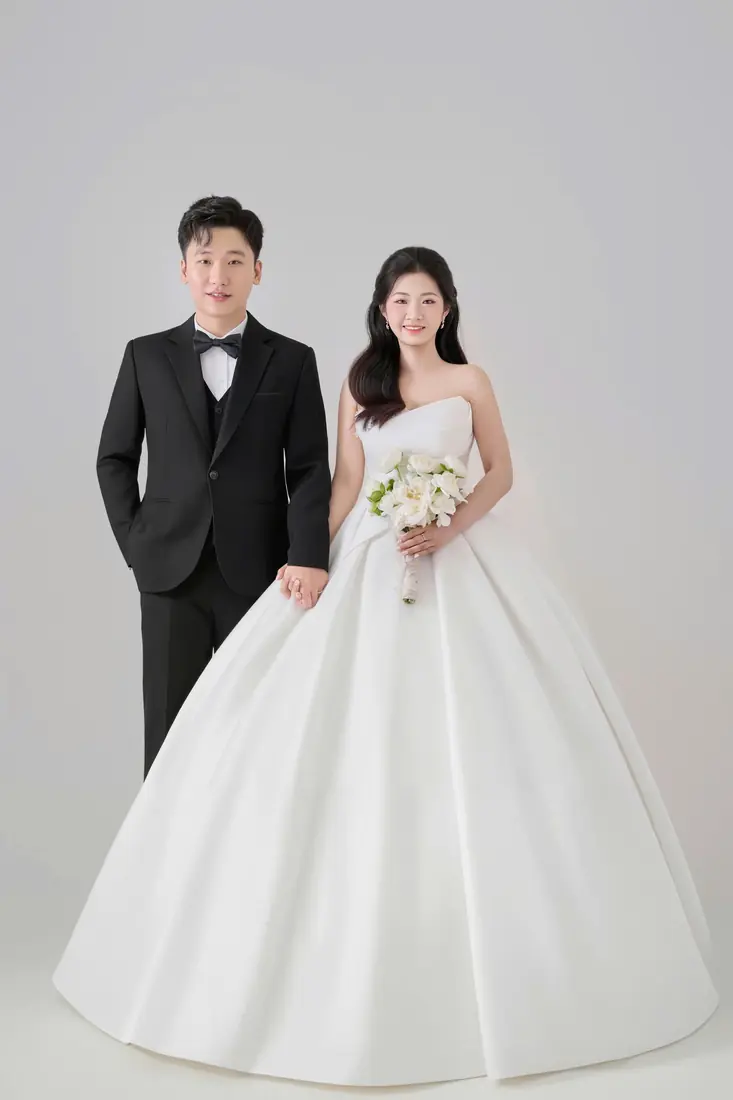
#> input picture assets/img/album-02.webp, 733 x 1100 px
$ python make_couple_spread.py
#> lines starting #> are read from the running program, lines starting #| are printed output that depends on the picture
"""Ghép ảnh chú rể + cô dâu thành 1 trang ngang (2000x1400), kiểu "Chú rể & Cô dâu".

- Nền giấy ngà có hạt nhẹ
- 2 ảnh trong khung vòm (giống ảnh bìa thiệp) + viền vàng mảnh bao ngoài
- Nhãn CHÚ RỂ / CÔ DÂU phía trên, tên viết tay (Great Vibes) phía dưới
- Trái tim "ღ" ở giữa (cùng ký tự trái tim dùng trên thiệp), ngày cưới dưới cùng

Chạy: python make_couple_spread.py
"""
import os
from PIL import Image, ImageDraw, ImageFont, ImageFilter

ROOT = os.path.dirname(os.path.abspath(__file__))
IMG = os.path.join(ROOT, "assets", "img")
SCRIPT_FONT = os.path.join(ROOT, "tools", "fonts", "GreatVibes-Regular.ttf")
SERIF_FONT = r"C:\Windows\Fonts\cambria.ttc"
HEART_FONT = r"C:\Windows\Fonts\sylfaen.ttf"  # ღ trong Sylfaen giống trái tim trên thiệp
HEART = "ღ"

GROOM_PHOTO, BRIDE_PHOTO = "album-02.webp", "album-03.webp"
OUT = "pic-ngang.webp"
GROOM_LABEL, BRIDE_LABEL = "CHÚ RỂ", "CÔ DÂU"
GROOM_NAME, BRIDE_NAME = "Lê Đức Thành", "Huỳnh Thị Ly Ly"
DATE = "16 · 11 · 2026"

W, H = 2000, 1400
PAPER = (247, 242, 235)
RED = (128, 0, 32)
GOLD = (196, 164, 112)
GREY = (120, 112, 106)

ARCH_W, ARCH_H, ARCH_TOP = 690, 980, 150
LEFT_X, RIGHT_X = 175, W - 175 - ARCH_W


def paper():
    noise = Image.effect_noise((W, H), 14).filter(ImageFilter.GaussianBlur(0.7))
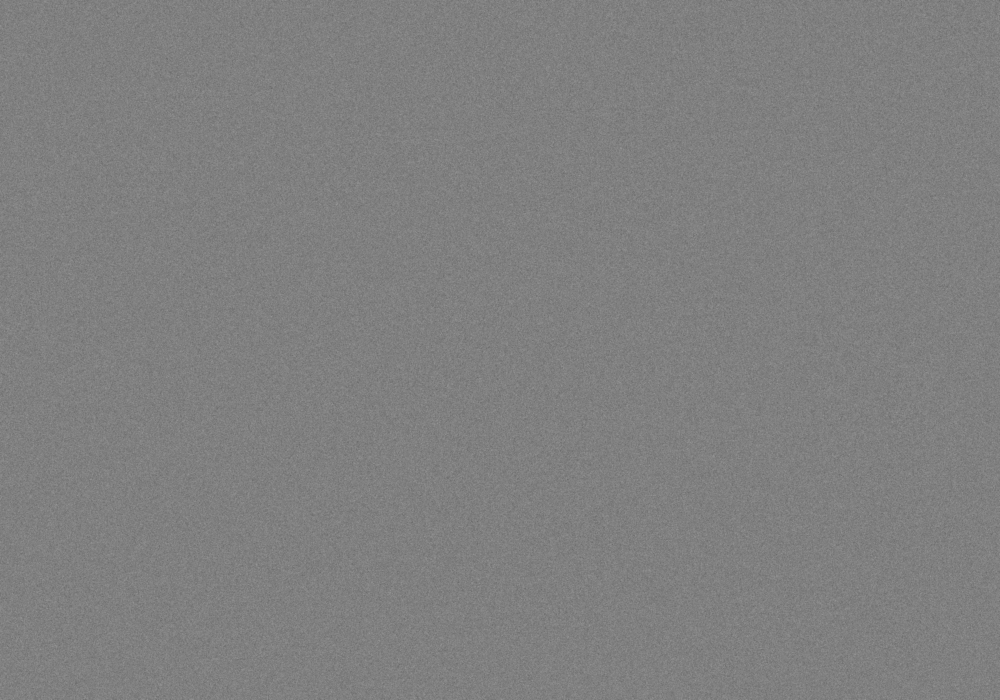
#> noise: PIL image 2000x1400 L (shown at 1/2 size); min 96, max 159, mean 127.5
    base = Image.new("RGB", (W, H), PAPER)
    darker = Image.new("RGB", (W, H), tuple(c - 7 for c in PAPER))
    return Image.composite(darker, base, noise.point(lambda v: int(max(0, v - 128) * 0.7)))


def arch_mask(w, h, ss=4):
    """Vòm: đỉnh nửa hình tròn, đáy bo nhẹ."""
#> called with w = 690, h = 980, ss = 4
    m = Image.new("L", (w * ss, h * ss), 0)
#> m: PIL image 2760x3920 L; every value is 0
    d = ImageDraw.Draw(m)
    r = w * ss // 2
    d.rounded_rectangle((0, r, w * ss - 1, h * ss - 1), radius=28 * ss, fill=255)
    d.rectangle((0, r, w * ss - 1, r + 60 * ss), fill=255)
    d.ellipse((0, 0, w * ss - 1, 2 * r), fill=255)
    return m.resize((w, h), Image.LANCZOS)
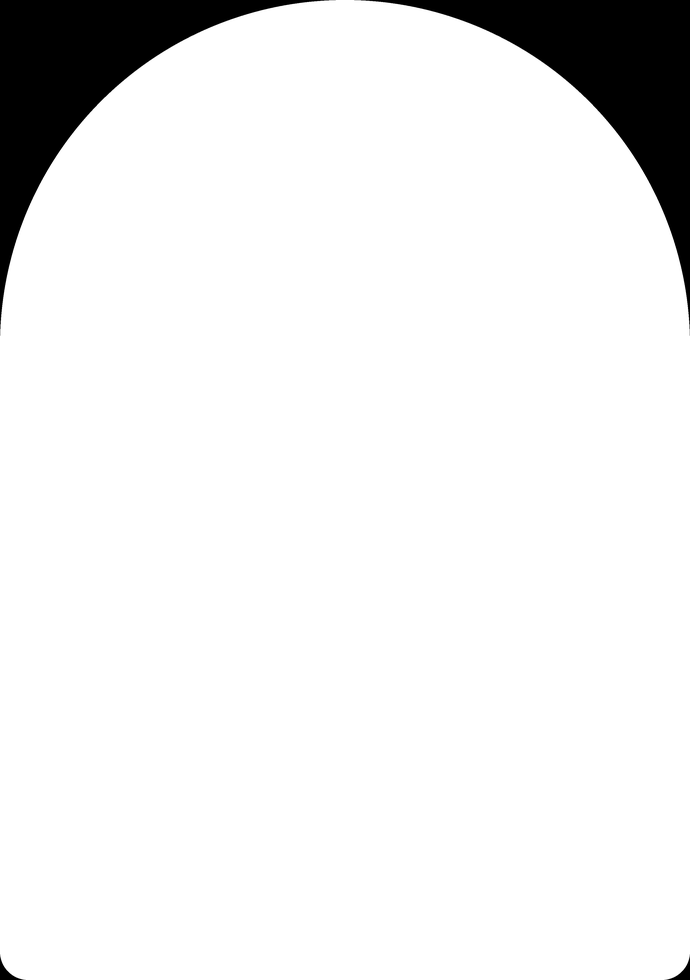
#> returned value: PIL image 690x980 L; min 0, max 255, mean 235.6


def arch_outline(page, x, y, w, h, pad, color, width):
    ss = 4
    W2, H2 = (w + 2 * pad) * ss, (h + 2 * pad) * ss
    m = Image.new("L", (W2, H2), 0)
    d = ImageDraw.Draw(m)
    r = W2 // 2
    d.arc((0, 0, W2 - 1, 2 * r), 180, 360, fill=255, width=width * ss)
    d.line((0, r, 0, H2), fill=255, width=width * ss)
    d.line((W2 - 1, r, W2 - 1, H2), fill=255, width=width * ss)
    m = m.resize((w + 2 * pad, h + 2 * pad), Image.LANCZOS)
    page.paste(Image.new("RGB", m.size, color), (x - pad, y - pad), m)


def cover(img, w, h, focus_y):
    s = max(w / img.width, h / img.height)
    r = img.resize((round(img.width * s), round(img.height * s)), Image.LANCZOS)
    x = (r.width - w) // 2
    y = round((r.height - h) * focus_y)
    return r.crop((x, y, x + w, y + h))


def spaced(d, cx, y, text, f, fill, sp):
    ws = [d.textlength(c, font=f) for c in text]
    x = cx - (sum(ws) + sp * (len(text) - 1)) / 2
    for c, w in zip(text, ws):
        d.text((x, y), c, font=f, fill=fill)
        x += w + sp


def centered(d, cx, y, text, f, fill):
    d.text((cx - d.textlength(text, font=f) / 2, y), text, font=f, fill=fill)


def main():
    page = paper()
    mask = arch_mask(ARCH_W, ARCH_H)

    for x, photo, focus in ((LEFT_X, GROOM_PHOTO, 0.35), (RIGHT_X, BRIDE_PHOTO, 0.25)):
        img = Image.open(os.path.join(IMG, photo)).convert("RGB")
#> img is the input picture: PIL image 733x1100 RGB; mean R, G, B 187.7, 185.9, 184.7
        # bóng đổ mềm phía sau khung
        sh = Image.new("L", (W, H), 0)
#> sh: PIL image 2000x1400 L; every value is 0
        sh.paste(mask, (x + 6, ARCH_TOP + 14))
        sh = sh.filter(ImageFilter.GaussianBlur(18)).point(lambda v: int(v * 0.22))
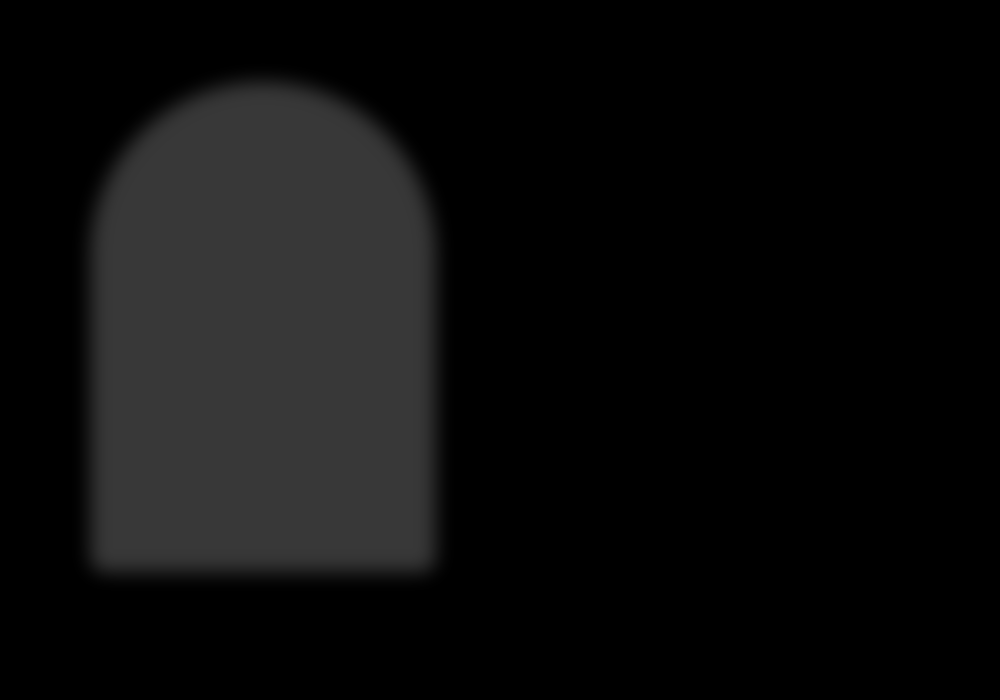
#> sh: PIL image 2000x1400 L (shown at 1/2 size); min 0, max 56, mean 12.4
        page = Image.composite(Image.new("RGB", (W, H), (90, 70, 60)), page, sh)
        page.paste(cover(img, ARCH_W, ARCH_H, focus), (x, ARCH_TOP), mask)
#> in cover, `return r.crop((x, y, x + w, y + h))`:
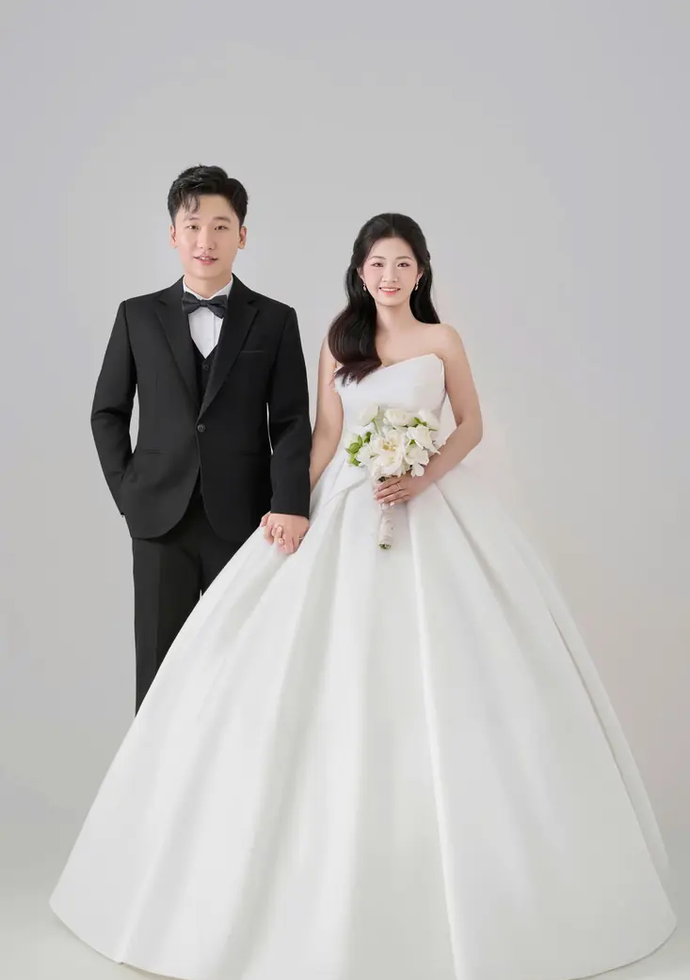
#> returned value: PIL image 690x980 RGB; mean R, G, B 187, 185, 184
        arch_outline(page, x, ARCH_TOP, ARCH_W, ARCH_H, 16, GOLD, 2)
#> in arch_outline, `m = Image.new("L", (W2, H2), 0)`: m: PIL image 2888x4048 L; every value is 0
#> in arch_outline, `m = m.resize((w + 2 * pad, h + 2 * pad), Image.LANCZOS)`:
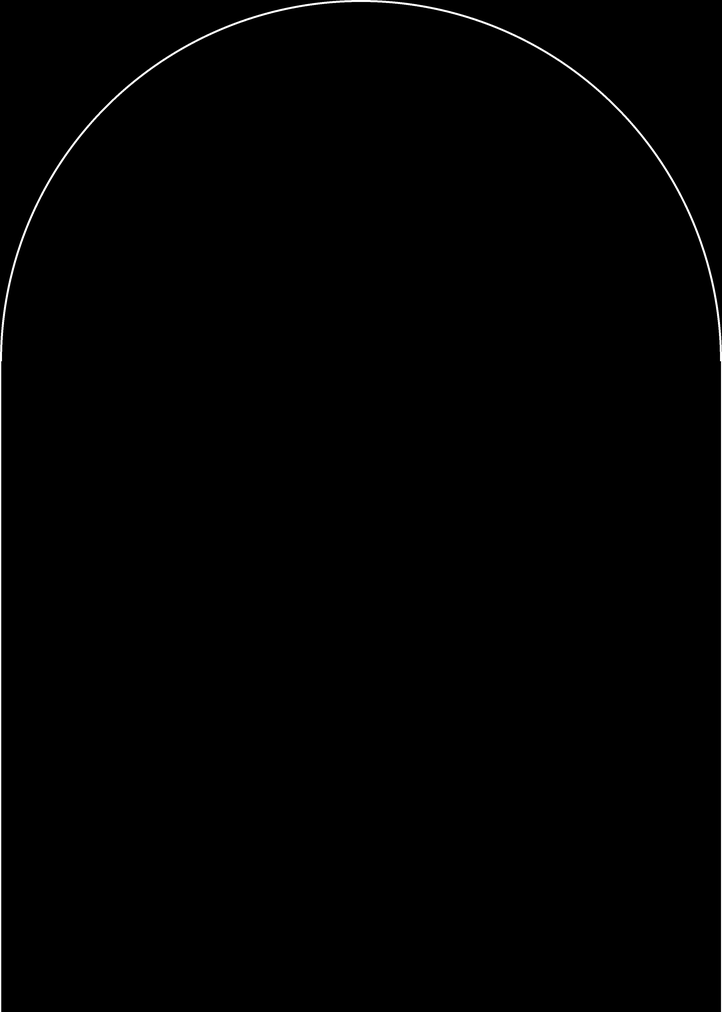
#> m: PIL image 722x1012 L; min 0, max 255, mean 1.3
#> pass 2 of the loop in main, `for x, photo, focus in ((LEFT_X, GROOM_PHOTO, 0.35), (RIGHT_X, BRIDE_P..`:
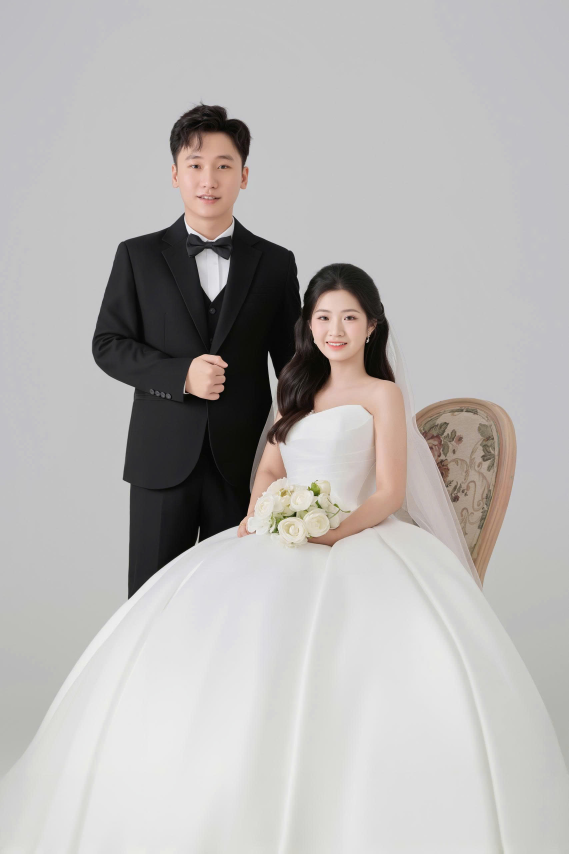
#> input picture assets/img/album-03.webp, 1707 x 2560 px (shown at 1/3 size)
#> in main, img is the input picture: PIL image 1707x2560 RGB; mean R, G, B 183, 180.6, 179.1
#> in cover (call 2), `return r.crop((x, y, x + w, y + h))`:
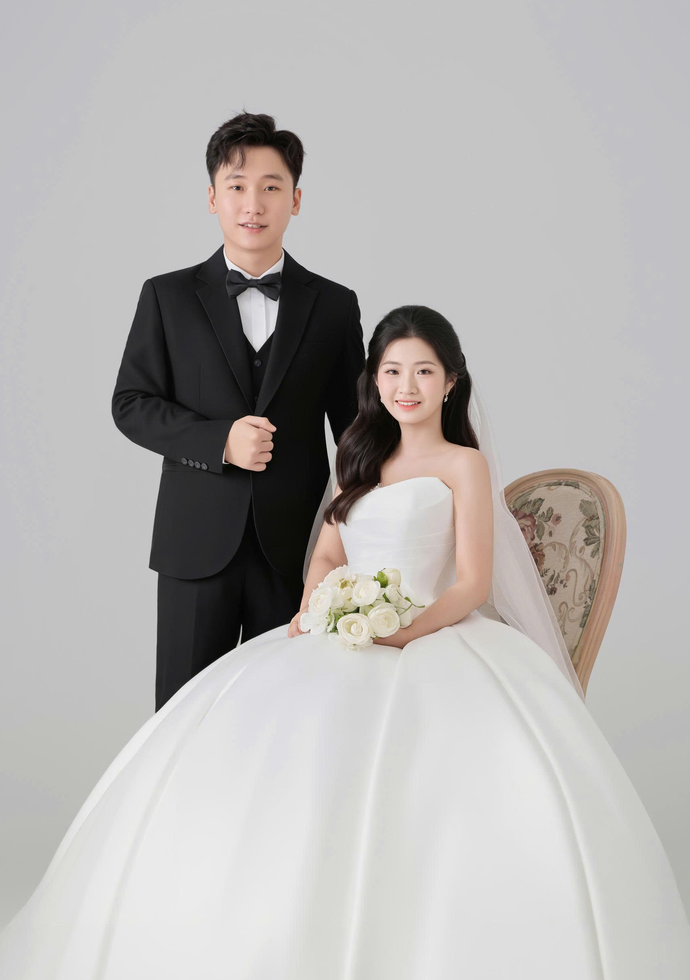
#> returned value: PIL image 690x980 RGB; mean R, G, B 181.3, 178.7, 177.2
#> in main, `page.paste(cover(img, ARCH_W, ARCH_H, focus), (x, ARCH_TOP), mask)`:
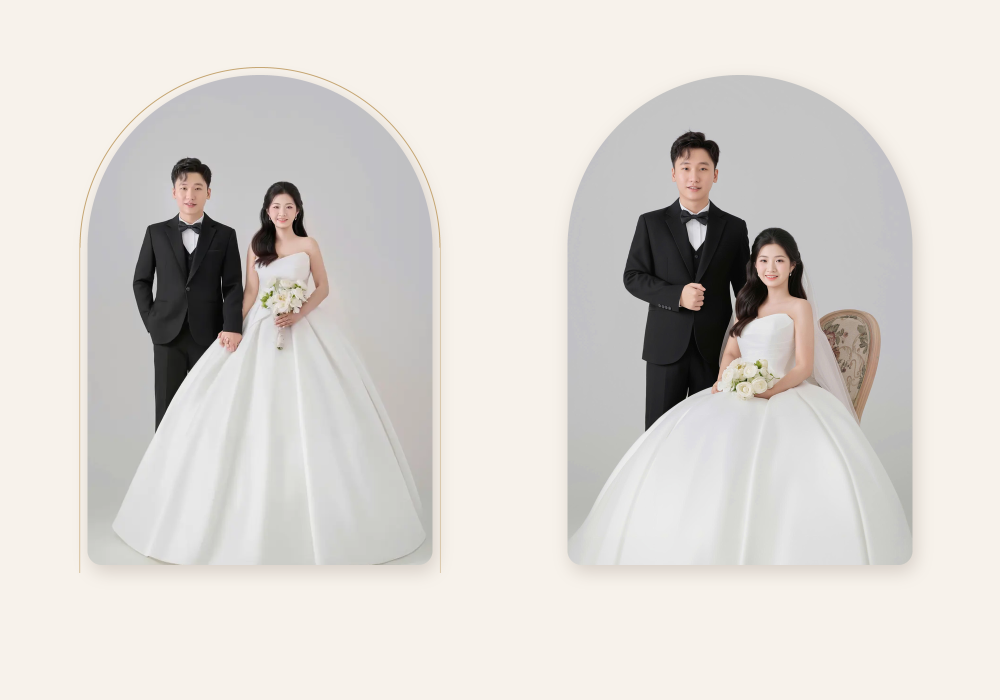
#> page: PIL image 2000x1400 RGB (shown at 1/2 size); mean R, G, B 218, 214.1, 209.4

    d = ImageDraw.Draw(page)
    label_f = ImageFont.truetype(SERIF_FONT, 26)
    name_f = ImageFont.truetype(SCRIPT_FONT, 84)
    heart_f = ImageFont.truetype(HEART_FONT, 120)
    date_f = ImageFont.truetype(SERIF_FONT, 30)

    for x, label, name in ((LEFT_X, GROOM_LABEL, GROOM_NAME), (RIGHT_X, BRIDE_LABEL, BRIDE_NAME)):
        cx = x + ARCH_W / 2
        spaced(d, cx, 78, label, label_f, GREY, 9)
        centered(d, cx, ARCH_TOP + ARCH_H + 38, name, name_f, RED)

    # Trái tim ở giữa + 2 gạch mảnh trên/dưới
    cx, cy = W / 2, ARCH_TOP + ARCH_H / 2
    d.text((cx, cy), HEART, font=heart_f, fill=RED, anchor="mm")
    d.line((cx, cy - 260, cx, cy - 120), fill=GOLD, width=2)
    d.line((cx, cy + 95, cx, cy + 235), fill=GOLD, width=2)

    spaced(d, W / 2, H - 70, DATE, date_f, GREY, 6)

    dst = os.path.join(IMG, OUT)
    page.save(dst, "WEBP", quality=86, method=6)
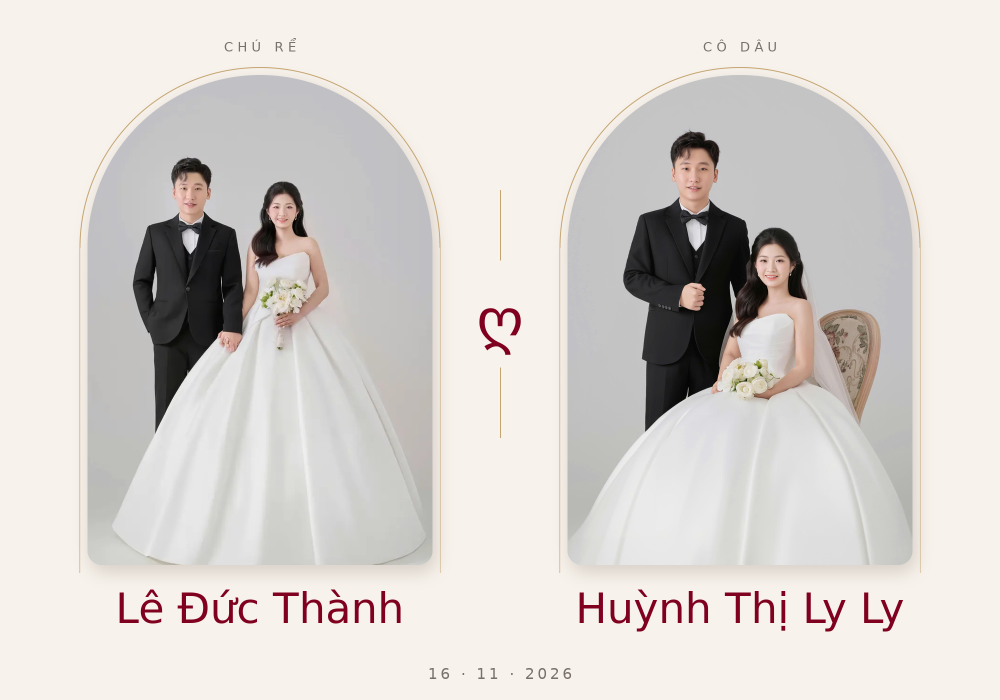
#> saved as pic-ngang.webp: PIL image 2000x1400 RGB (shown at 1/2 size); mean R, G, B 216.9, 211.9, 207.5
    print(OUT, page.size, os.path.getsize(dst) // 1024, "KB")
#| pic-ngang.webp (2000, 1400) 65 KB


if __name__ == "__main__":
    main()
